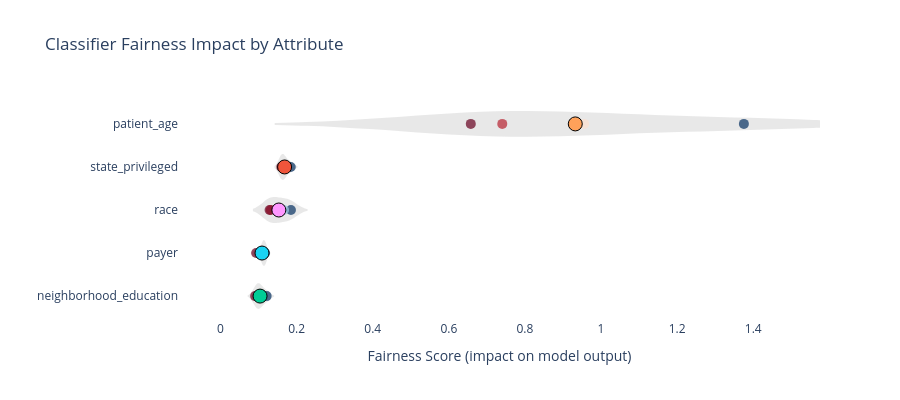

This figure's notebook cell:
### Code cell
import plotly.graph_objects as go
import numpy as np

def create_fairness_visualization(attributes, raw_scores, normalized_scores, title="Attribute Fairness Impact"):
    """
    Create a visualization of fairness scores with actual data values.
    
    Parameters:
    -----------
    attributes : list
        List of attribute names
    raw_scores : list of lists
        Raw fairness scores for each attribute across multiple measurement points
    normalized_scores : list of lists
        Normalized fairness scores corresponding to raw scores
    title : str
        Title for the plot
    
    Returns:
    --------
    fig : plotly.graph_objects.Figure
        The plotly figure object
    """
    # Create figure
    fig = go.Figure()
    
    # Calculate average raw scores for sorting
    avg_raw_scores = [sum(scores)/len(scores) for scores in raw_scores]
    
    # Create sorting indices based on average raw scores
    sort_indices = np.argsort(avg_raw_scores)
    
    # Sort attributes and scores
    sorted_attributes = [attributes[i] for i in sort_indices]
    sorted_raw_scores = [raw_scores[i] for i in sort_indices]
    sorted_norm_scores = [normalized_scores[i] for i in sort_indices]
    
    # Set y-axis labels (attributes)
    y_values = sorted_attributes
    
    # Add scatter points for each attribute
    for i, (attr, raw_list, norm_list) in enumerate(zip(sorted_attributes, sorted_raw_scores, sorted_norm_scores)):
        # Use actual data points instead of generated ones
        x_values = raw_list
        color_values = norm_list
        point_count = len(x_values)
        
        # Add the points with a scatter plot
        fig.add_trace(go.Scatter(
            x=x_values,
            y=[i] * point_count,
            mode='markers',
            marker=dict(
                size=10,
                color=color_values,
                colorscale='RdBu',
                line=dict(width=0),
                opacity=0.7
            ),
            showlegend=False,
            hoverinfo='text',
            text=[f"{attr}: {raw:.3f}" for raw in x_values]
        ))
        
        # Add a violin plot for density visualization using actual data
        fig.add_trace(go.Violin(
            x=x_values,
            y=[i] * point_count,
            box_visible=False,
            points=False,
            line_color='rgba(0, 0, 0, 0)',
            fillcolor='rgba(180, 180, 180, 0.3)',
            width=0.6,
            side='both',
            orientation='h',
            showlegend=False,
            hoverinfo='none'
        ))
        
        # Add a larger point to highlight the mean raw score
        mean_raw = sum(raw_list) / len(raw_list)
        mean_norm = sum(norm_list) / len(norm_list)
        fig.add_trace(go.Scatter(
            x=[mean_raw],
            y=[i],
            mode='markers',
            marker=dict(
                size=14,
                color=mean_norm,
                colorscale='RdBu',
                line=dict(width=1, color='black'),
                opacity=1.0
            ),
            showlegend=False,
            hoverinfo='text',
            text=f"{attr} (mean): {mean_raw:.3f}"
        ))
    
    # Configure layout
    fig.update_layout(
        title=title,
        xaxis=dict(
            title='Fairness Score (impact on model output)',
            zeroline=False,
            range=[min([min(scores) for scores in sorted_raw_scores]) - 0.2, 
                  max([max(scores) for scores in sorted_raw_scores]) + 0.2]
        ),
        yaxis=dict(
            title='',
            tickvals=list(range(len(y_values))),
            ticktext=y_values,
            showgrid=False
        ),
        height=max(400, len(sorted_attributes) * 40),  # Adjust height based on number of attributes
        width=900,
        coloraxis=dict(
            colorbar=dict(
                title="Feature value",
                tickvals=[0, 1],
                ticktext=["Low", "High"]
            ),
            colorscale='RdBu'
        ),
        plot_bgcolor='rgba(255, 255, 255, 1)',
        margin=dict(l=150)  # Ensure enough space for attribute names
    )
    
    return fig

attributes = [att[0] for att in tab_lr[1:]]
raw_scores = [[lr[1], mlp[1], xgb[1], cat[1]] for lr, mlp, xgb, cat in zip(tab_lr[1:], tab_mlp[1:], tab_xgb[1:], tab_cat[1:])]
normalized_scores = [[lr[2], mlp[2], xgb[2], cat[2]] for lr, mlp, xgb, cat in zip(tab_lr[1:], tab_mlp[1:], tab_xgb[1:], tab_cat[1:])]

fig = create_fairness_visualization(attributes, raw_scores, normalized_scores, 
                                  title="Classifier Fairness Impact by Attribute")
fig.show()

### Figure 1 — Plotly figure (JSON) as saved in the notebook; plotly's stock layout.template omitted (floating-point values rounded to 4 significant figures)
{"data": [{"hoverinfo": "text", "marker": {"color": [0.067, 0.0573, 0.056, 0.051], "colorscale": [[0.0, "rgb(103,0,31)"], [0.1, "rgb(178,24,43)"], [0.2, "rgb(214,96,77)"], [0.3, "rgb(244,165,130)"], [0.4, "rgb(253,219,199)"], [0.5, "rgb(247,247,247)"], [0.6, "rgb(209,229,240)"], [0.7, "rgb(146,197,222)"], [0.8, "rgb(67,147,195)"], [0.9, "rgb(33,102,172)"], [1.0, "rgb(5,48,97)"]], "line": {"width": 0}, "opacity": 0.7, "size": 10}, "mode": "markers", "showlegend": false, "text": ["neighborhood_education: 0.121", "neighborhood_education: 0.103", "neighborhood_education: 0.100", "neighborhood_education: 0.091"], "type": "scatter", "x": [0.1212, 0.1031, 0.1004, 0.09093], "y": [0, 0, 0, 0]}, {"box": {"visible": false}, "fillcolor": "rgba(180, 180, 180, 0.3)", "hoverinfo": "none", "line": {"color": "rgba(0, 0, 0, 0)"}, "orientation": "h", "points": false, "showlegend": false, "side": "both", "type": "violin", "width": 0.6, "x": [0.1212, 0.1031, 0.1004, 0.09093], "y": [0, 0, 0, 0]}, {"hoverinfo": "text", "marker": {"color": 0.05783, "colorscale": [[0.0, "rgb(103,0,31)"], [0.1, "rgb(178,24,43)"], [0.2, "rgb(214,96,77)"], [0.3, "rgb(244,165,130)"], [0.4, "rgb(253,219,199)"], [0.5, "rgb(247,247,247)"], [0.6, "rgb(209,229,240)"], [0.7, "rgb(146,197,222)"], [0.8, "rgb(67,147,195)"], [0.9, "rgb(33,102,172)"], [1.0, "rgb(5,48,97)"]], "line": {"color": "black", "width": 1}, "opacity": 1.0, "size": 14}, "mode": "markers", "showlegend": false, "text": "neighborhood_education (mean): 0.104", "type": "scatter", "x": [0.1039], "y": [0]}, {"hoverinfo": "text", "marker": {"color": [0.065, 0.0626, 0.052, 0.063], "colorscale": [[0.0, "rgb(103,0,31)"], [0.1, "rgb(178,24,43)"], [0.2, "rgb(214,96,77)"], [0.3, "rgb(244,165,130)"], [0.4, "rgb(253,219,199)"], [0.5, "rgb(247,247,247)"], [0.6, "rgb(209,229,240)"], [0.7, "rgb(146,197,222)"], [0.8, "rgb(67,147,195)"], [0.9, "rgb(33,102,172)"], [1.0, "rgb(5,48,97)"]], "line": {"width": 0}, "opacity": 0.7, "size": 10}, "mode": "markers", "showlegend": false, "text": ["payer: 0.117", "payer: 0.113", "payer: 0.094", "payer: 0.113"], "type": "scatter", "x": [0.1169, 0.1127, 0.0936, 0.113], "y": [1, 1, 1, 1]}, {"box": {"visible": false}, "fillcolor": "rgba(180, 180, 180, 0.3)", "hoverinfo": "none", "line": {"color": "rgba(0, 0, 0, 0)"}, "orientation": "h", "points": false, "showlegend": false, "side": "both", "type": "violin", "width": 0.6, "x": [0.1169, 0.1127, 0.0936, 0.113], "y": [1, 1, 1, 1]}, {"hoverinfo": "text", "marker": {"color": 0.06065, "colorscale": [[0.0, "rgb(103,0,31)"], [0.1, "rgb(178,24,43)"], [0.2, "rgb(214,96,77)"], [0.3, "rgb(244,165,130)"], [0.4, "rgb(253,219,199)"], [0.5, "rgb(247,247,247)"], [0.6, "rgb(209,229,240)"], [0.7, "rgb(146,197,222)"], [0.8, "rgb(67,147,195)"], [0.9, "rgb(33,102,172)"], [1.0, "rgb(5,48,97)"]], "line": {"color": "black", "width": 1}, "opacity": 1.0, "size": 14}, "mode": "markers", "showlegend": false, "text": "payer (mean): 0.109", "type": "scatter", "x": [0.1091], "y": [1]}, {"hoverinfo": "text", "marker": {"color": [0.072, 0.0735, 0.103, 0.093], "colorscale": [[0.0, "rgb(103,0,31)"], [0.1, "rgb(178,24,43)"], [0.2, "rgb(214,96,77)"], [0.3, "rgb(244,165,130)"], [0.4, "rgb(253,219,199)"], [0.5, "rgb(247,247,247)"], [0.6, "rgb(209,229,240)"], [0.7, "rgb(146,197,222)"], [0.8, "rgb(67,147,195)"], [0.9, "rgb(33,102,172)"], [1.0, "rgb(5,48,97)"]], "line": {"width": 0}, "opacity": 0.7, "size": 10}, "mode": "markers", "showlegend": false, "text": ["race: 0.129", "race: 0.132", "race: 0.185", "race: 0.167"], "type": "scatter", "x": [0.129, 0.1322, 0.1851, 0.167], "y": [2, 2, 2, 2]}, {"box": {"visible": false}, "fillcolor": "rgba(180, 180, 180, 0.3)", "hoverinfo": "none", "line": {"color": "rgba(0, 0, 0, 0)"}, "orientation": "h", "points": false, "showlegend": false, "side": "both", "type": "violin", "width": 0.6, "x": [0.129, 0.1322, 0.1851, 0.167], "y": [2, 2, 2, 2]}, {"hoverinfo": "text", "marker": {"color": 0.08537, "colorscale": [[0.0, "rgb(103,0,31)"], [0.1, "rgb(178,24,43)"], [0.2, "rgb(214,96,77)"], [0.3, "rgb(244,165,130)"], [0.4, "rgb(253,219,199)"], [0.5, "rgb(247,247,247)"], [0.6, "rgb(209,229,240)"], [0.7, "rgb(146,197,222)"], [0.8, "rgb(67,147,195)"], [0.9, "rgb(33,102,172)"], [1.0, "rgb(5,48,97)"]], "line": {"color": "black", "width": 1}, "opacity": 1.0, "size": 14}, "mode": "markers", "showlegend": false, "text": "race (mean): 0.153", "type": "scatter", "x": [0.1533], "y": [2]}, {"hoverinfo": "text", "marker": {"color": [0.103, 0.0888, 0.093, 0.09], "colorscale": [[0.0, "rgb(103,0,31)"], [0.1, "rgb(178,24,43)"], [0.2, "rgb(214,96,77)"], [0.3, "rgb(244,165,130)"], [0.4, "rgb(253,219,199)"], [0.5, "rgb(247,247,247)"], [0.6, "rgb(209,229,240)"], [0.7, "rgb(146,197,222)"], [0.8, "rgb(67,147,195)"], [0.9, "rgb(33,102,172)"], [1.0, "rgb(5,48,97)"]], "line": {"width": 0}, "opacity": 0.7, "size": 10}, "mode": "markers", "showlegend": false, "text": ["state_privileged: 0.185", "state_privileged: 0.160", "state_privileged: 0.168", "state_privileged: 0.162"], "type": "scatter", "x": [0.1845, 0.1597, 0.1677, 0.1618], "y": [3, 3, 3, 3]}, {"box": {"visible": false}, "fillcolor": "rgba(180, 180, 180, 0.3)", "hoverinfo": "none", "line": {"color": "rgba(0, 0, 0, 0)"}, "orientation": "h", "points": false, "showlegend": false, "side": "both", "type": "violin", "width": 0.6, "x": [0.1845, 0.1597, 0.1677, 0.1618], "y": [3, 3, 3, 3]}, {"hoverinfo": "text", "marker": {"color": 0.0937, "colorscale": [[0.0, "rgb(103,0,31)"], [0.1, "rgb(178,24,43)"], [0.2, "rgb(214,96,77)"], [0.3, "rgb(244,165,130)"], [0.4, "rgb(253,219,199)"], [0.5, "rgb(247,247,247)"], [0.6, "rgb(209,229,240)"], [0.7, "rgb(146,197,222)"], [0.8, "rgb(67,147,195)"], [0.9, "rgb(33,102,172)"], [1.0, "rgb(5,48,97)"]], "line": {"color": "black", "width": 1}, "opacity": 1.0, "size": 14}, "mode": "markers", "showlegend": false, "text": "state_privileged (mean): 0.168", "type": "scatter", "x": [0.1684], "y": [3]}, {"hoverinfo": "text", "marker": {"color": [0.764, 0.3654, 0.531, 0.411], "colorscale": [[0.0, "rgb(103,0,31)"], [0.1, "rgb(178,24,43)"], [0.2, "rgb(214,96,77)"], [0.3, "rgb(244,165,130)"], [0.4, "rgb(253,219,199)"], [0.5, "rgb(247,247,247)"], [0.6, "rgb(209,229,240)"], [0.7, "rgb(146,197,222)"], [0.8, "rgb(67,147,195)"], [0.9, "rgb(33,102,172)"], [1.0, "rgb(5,48,97)"]], "line": {"width": 0}, "opacity": 0.7, "size": 10}, "mode": "markers", "showlegend": false, "text": ["patient_age: 1.375", "patient_age: 0.658", "patient_age: 0.956", "patient_age: 0.740"], "type": "scatter", "x": [1.375, 0.6577, 0.9556, 0.7404], "y": [4, 4, 4, 4]}, {"box": {"visible": false}, "fillcolor": "rgba(180, 180, 180, 0.3)", "hoverinfo": "none", "line": {"color": "rgba(0, 0, 0, 0)"}, "orientation": "h", "points": false, "showlegend": false, "side": "both", "type": "violin", "width": 0.6, "x": [1.375, 0.6577, 0.9556, 0.7404], "y": [4, 4, 4, 4]}, {"hoverinfo": "text", "marker": {"color": 0.5179, "colorscale": [[0.0, "rgb(103,0,31)"], [0.1, "rgb(178,24,43)"], [0.2, "rgb(214,96,77)"], [0.3, "rgb(244,165,130)"], [0.4, "rgb(253,219,199)"], [0.5, "rgb(247,247,247)"], [0.6, "rgb(209,229,240)"], [0.7, "rgb(146,197,222)"], [0.8, "rgb(67,147,195)"], [0.9, "rgb(33,102,172)"], [1.0, "rgb(5,48,97)"]], "line": {"color": "black", "width": 1}, "opacity": 1.0, "size": 14}, "mode": "markers", "showlegend": false, "text": "patient_age (mean): 0.932", "type": "scatter", "x": [0.9323], "y": [4]}], "layout": {"coloraxis": {"colorbar": {"ticktext": ["Low", "High"], "tickvals": [0, 1], "title": {"text": "Feature value"}}, "colorscale": [[0.0, "rgb(103,0,31)"], [0.1, "rgb(178,24,43)"], [0.2, "rgb(214,96,77)"], [0.3, "rgb(244,165,130)"], [0.4, "rgb(253,219,199)"], [0.5, "rgb(247,247,247)"], [0.6, "rgb(209,229,240)"], [0.7, "rgb(146,197,222)"], [0.8, "rgb(67,147,195)"], [0.9, "rgb(33,102,172)"], [1.0, "rgb(5,48,97)"]]}, "height": 400, "margin": {"l": 150}, "plot_bgcolor": "rgba(255, 255, 255, 1)", "title": {"text": "Classifier Fairness Impact by Attribute"}, "width": 900, "xaxis": {"range": [-0.1091, 1.575], "title": {"text": "Fairness Score (impact on model output)"}, "zeroline": false}, "yaxis": {"showgrid": false, "ticktext": ["neighborhood_education", "payer", "race", "state_privileged", "patient_age"], "tickvals": [0, 1, 2, 3, 4], "title": {"text": ""}}}}
